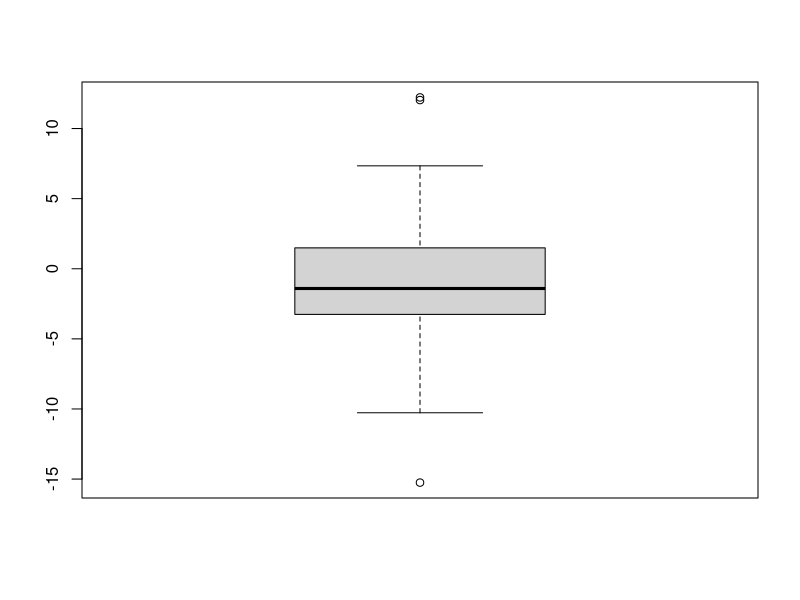
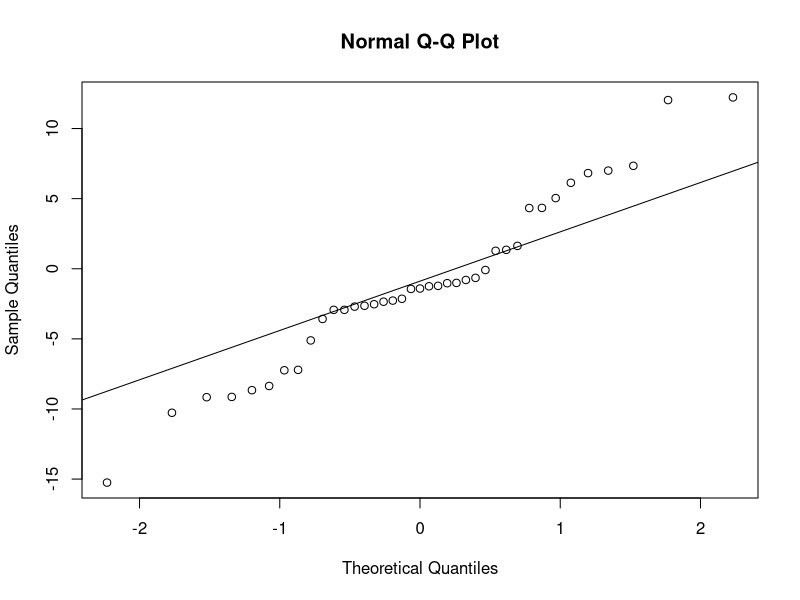

The R script that drew these images, in order:
## ---- chunk 1
knitr::opts_chunk$set(echo = TRUE)
## ---- chunk 2
Stockreturns <- c(-8.36,   1.63,  -2.27, -2.93,  -2.70, 
                           -2.93, -9.14, -2.64, 6.82,   -2.35, 
                           -3.58,   6.13,   7.00, -15.25, -8.66,
                           -1.03, -9.16,  -1.25, -1.22,  -10.27,
                           -5.11, -0.80,  -1.44,  1.28,  -0.65,
                            4.34,   12.22, -7.21, -0.09, 7.34, 
                            5.04,  -7.24,  -2.14, -1.01,  -1.41, 
                            12.03, -2.53,  4.33,  1.35)
         Stockreturns
## ---- chunk 3
mean(Stockreturns)
## ---- chunk 4
sd(Stockreturns)
## ---- chunk 5
pnorm(q = -1.5, mean = -1.124615, sd = 5.977673)
## ---- chunk 6
s <- qnorm(p = 0.70, mean = -1.124615, sd = 5.977673)
1 - s
## ---- chunk 7
qnorm(p = 0.25, mean = -1.124615, sd = 5.977673)
## ---- chunk 8
boxplot(Stockreturns)
## ---- chunk 9
qqnorm(Stockreturns)
qqline(Stockreturns)
## ---- chunk 10
t.test(Stockreturns , mu=0.95, alternative = "less", conf.level = .95)
